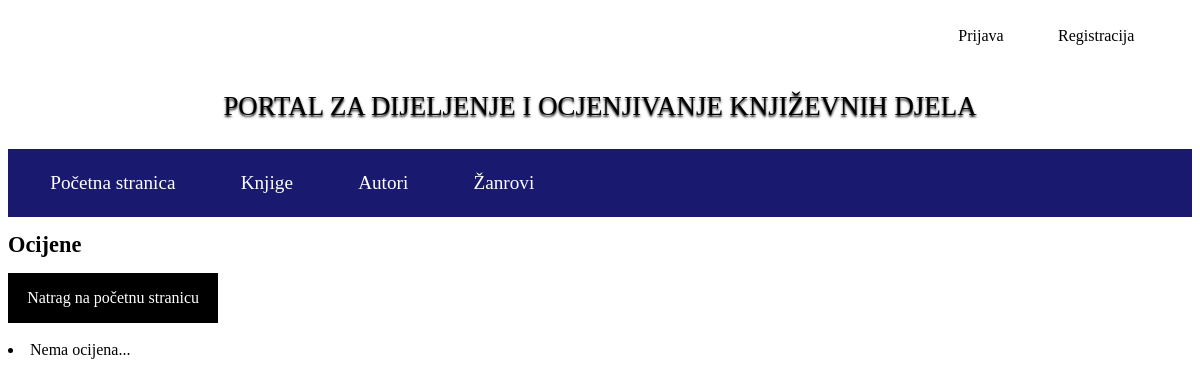
The page /list/ on the database as committed earlier.
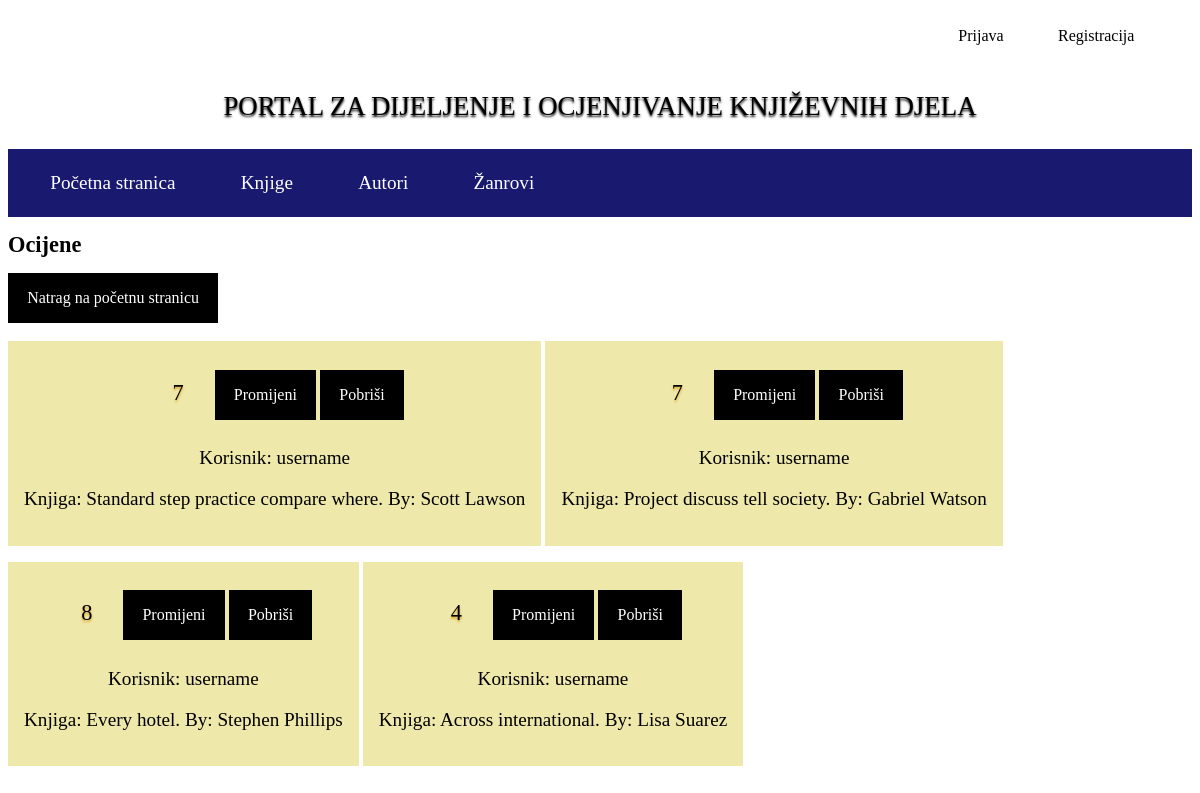
The same page on the database as committed later.
### main/models.py (models this page shows)
class Rating(models.Model):
    user = models.ForeignKey(User, on_delete=models.CASCADE)
    book = models.OneToOneField(Book, on_delete=models.CASCADE, primary_key=True)
    rating = models.IntegerField(
        validators=[
            MinValueValidator(1, message="Najmanja ocijena je 1."),
            MaxValueValidator(10, message="Najveća ocijena je 10."),
        ]
    )

class Book(models.Model):
    genres = models.ManyToManyField(Genre)
    author = models.ForeignKey(Author, default=0, on_delete=models.CASCADE)
    title = models.CharField(max_length=159)
    description = models.TextField()
    def __str__(self):
        return f"{self.title} By: {self.author}"
    class Meta:
        unique_together = ('author', 'title')

class Author(models.Model):
    name = models.CharField(max_length=32)
    surname = models.CharField(max_length=32)
    def __str__(self):
        return f"{self.name} {self.surname}"
    class Meta:
        unique_together = ('name', 'surname')

### main/views.py (the view)
# urls.py: path('list/', RatingListView.as_view(), name='list'),
class RatingListView(ListView):
    model = Rating
    template_name = 'main/operations/list_ratings.html'
    context_object_name = 'ratings'

### main/templates/main/operations/list_ratings.html (shortened to what this page needs)
{% extends "index.html" %}
{% block content %}
    <h1>Ocijene</h1>
    <a href="{% url 'main:homepage' %}" class="button">Natrag na početnu stranicu</a>
    <br><br>
    {% for rating in ratings %}
    <div id="block">
        <div id="rating">{{ rating.rating }}</div>
        <a href="{% url 'main:update' rating.pk %}" class="button">Promijeni</a>
        <a href="{% url 'main:delete' rating.pk %}" class="button">Pobriši</a>
        <p>Korisnik: {{ rating.user }}</p>
        <p>Knjiga: {{ rating.book }}</p>
     </div>
    {% empty %}
        <li>Nema ocijena...</li>
    {% endfor %}
{% endblock %}

### main/templates/index.html (shortened to what this page needs)
{% load static %}
<!DOCTYPE html>
<html lang="en">
<head>
    <link rel="stylesheet" href="{% static 'main/css/style.css' %}">
</head>
<body>
    <div id="user">
        {% if user.is_authenticated %}
            <ul>
                <li><p>Korisnik: {{ user.username }}</p</li>
                <li><a href="{% url 'logout' %}?next={% url 'main:homepage' %}">Odjava</a></li>
            </ul>
        {% else %}
            <ul>
                <li><a href="{% url 'login' %}">Prijava</a></li>
                <li><a href="{% url 'register' %}">Registracija</a></li>
            </ul>
        {% endif %}
    </div>
    <div id="title">
        <p>Portal za dijeljenje i ocjenjivanje književnih djela</p>
    </div>
    <div id="sidebar">
        {% block sidebar %}
        <ul>
            <li><a href="/">Početna stranica</a></li>
            <li><a href="/books">Knjige</a></li>
            <li><a href="/authors">Autori</a></li>
            <li><a href="/genres">Žanrovi</a></li>
        </ul>
        {% endblock %}
    </div>
    <div class="content">
        {% block content %}
        {% endblock %}
    </div>
</body>
</html>

### main/static/main/css/style.css (style rules this page uses)
:root { --primary-color: white; --secondary-color: black; --tertiary-color: midnightblue; --quaternary-color: palegoldenrod; --quinary-color: goldenrod; --small: 0.1em; --medium: 1em; --large: 1.2em; --extraLarge: 1.4em; }
body { background-color: var(--primary-color); color: var(--secondary-color); font-size: var(--medium); }
h1 { font-size: var(--extraLarge); }
p { font-size: var(--large); }
.button { display: inline-block; padding: var(--medium) var(--large); text-align: center; text-decoration: none; font-size: var(--medium); cursor: pointer; background-color: var(--secondary-color); color: var(--primary-color); transition: background-color 0.3s ease, color 0.3s ease; }
#title { text-align: center; font-size: var(--extraLarge); text-transform: uppercase; text-shadow: 0 var(--small) var(--small) var(--secondary-color); }
#user { font-size: var(--medium); padding: var(--large); display: flex; justify-content: flex-end; align-items: center; }
#user ul { list-style: none; padding: 0; margin: 0; display: flex; }
#user li { margin-right: var(--extraLarge); }
#user a { text-decoration: none; color: var(--secondary-color); padding: var(--medium); transition: background-color 0.3s ease; }
#sidebar { background-color: var(--tertiary-color); color: var(--primary-color); font-size: var(--large); padding: var(--large); display: flex; justify-content: space-between; align-items: center; }
#sidebar ul { list-style: none; padding: 0; margin: 0; display: flex; }
#sidebar li { margin-right: var(--extraLarge); }
#sidebar a { text-decoration: none; color: var(--primary-color); padding: var(--medium); transition: background-color 0.5s ease; }
#block { display: inline-block; padding: var(--medium); margin-bottom: var(--medium); text-align: center; text-decoration: solid; background-color: var(--quaternary-color); color: var(--secondary-color); }
#rating { display: inline-block; padding: var(--medium) var(--large); font-size: var(--extraLarge); text-shadow: 0 var(--small) var(--small) var(--quinary-color); color: var(--secondary-color); }

Rows that differ between the two databases and show on the page:
added Rating: rating "7", user "username", book "Standard step practice compare where. By: Scott Lawson"
added Rating: rating "7", user "username", book "Project discuss tell society. By: Gabriel Watson"
added Rating: rating "8", user "username", book "Every hotel. By: Stephen Phillips"
added Rating: rating "4", user "username", book "Across international. By: Lisa Suarez"
Other text that changed with them:
text no longer shown: "Nema ocijena..."
